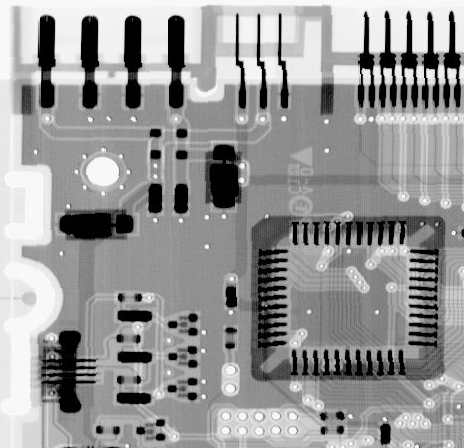
//> input picture C++/DIP/DIP/4-1.tif, 464 x 448 px
$ ./wiener   (built with g++ and OpenCV 4)
//> lines starting //> are read from the running program, lines starting //| are printed output that depends on the picture
#include <opencv2/core/core.hpp>
#include <opencv2/highgui/highgui.hpp>
#include <iostream>

using namespace cv;
using namespace std;

#define eps 0.00000000000000000000001
//Gaussian  Noise --(mu - 3*sig, mu + 3*sig)
double generateGaussianNoise(double mu, double sig)
{

	static double V1, V2, S;
	static int phase = 0;
	double X;

	if (phase == 0) {
		do {
			double U1 = (double)rand() / RAND_MAX;
			double U2 = (double)rand() / RAND_MAX;

			V1 = 2 * U1 - 1;
			V2 = 2 * U2 - 1;
			S = V1 * V1 + V2 * V2;
		} while (S >= 1 || S == 0);

		X = V1 * sqrt(-2 * log(S) / S);
	}
	else
		X = V2 * sqrt(-2 * log(S) / S);

	phase = 1 - phase;

	return X * sig + mu;
}

void addGaussianNoise(Mat& I, double mu, double sig)
{
	int i, j;
	uchar* p;
	for (i = 0; i < I.rows; ++i) {
		p = I.ptr<uchar>(i);
		for (j = 0; j < I.cols; ++j) {
			double val = p[j] + generateGaussianNoise(mu, sig) * 50;
			if (val < 0)
				val = 0;
			if (val > 255)
				val = 255;

			p[j] = (uchar)val;
		}
	}
}
//degradate image
void imageDegradation(Mat& filter, double a, double b, double T) {
	Mat image = Mat(filter.size(), CV_32F),
		real = Mat(filter.size(), CV_32F);

	double u, v;
	for (int i = 0; i < filter.rows; ++i) {
		for (int j = 0; j < filter.cols; ++j) {
			u = i + 1 - floor(filter.rows / 2);
			v = j + 1 - floor(filter.cols / 2);
			double share = CV_PI * (u * a + v * b + eps);
			real.at<float>(i, j) = T / share * sin(share) * cos(share);
			image.at<float>(i, j) = T / share * sin(share) * sin(share) * (-1);
		}
	}
	Mat toMerge[] = { real, image };
	merge(toMerge, 2, filter);
}

void shiftDFT(Mat& fImage)
{
	Mat tmp, q0, q1, q2, q3;

	fImage = fImage(Rect(0, 0, fImage.cols & -2, fImage.rows & -2));

	int cx = fImage.cols / 2;
	int cy = fImage.rows / 2;

	q0 = fImage(Rect(0, 0, cx, cy));
	q1 = fImage(Rect(cx, 0, cx, cy));
	q2 = fImage(Rect(0, cy, cx, cy));
	q3 = fImage(Rect(cx, cy, cx, cy));

	q0.copyTo(tmp);
	q3.copyTo(q0);
	tmp.copyTo(q3);

	q1.copyTo(tmp);
	q2.copyTo(q1);
	tmp.copyTo(q2);
}

Mat create_spectrum_magnitude_display(Mat& complexImg, bool rearrange)
{
	Mat planes[2];

	split(complexImg, planes);
	magnitude(planes[0], planes[1], planes[0]);

	Mat mag = (planes[0]).clone();
	mag += Scalar::all(1);
	log(mag, mag);

	if (rearrange)
	{
		// re-arrange the quaderants
		shiftDFT(mag);
	}

	normalize(mag, mag, 0, 1, CV_MINMAX);

	namedWindow("SinNoiseSpectrum", WINDOW_AUTOSIZE);
	imshow("SinNoiseSpectrum", mag);
	waitKey(0);

	return mag;
}

void createRHFilter(Mat& f, Mat h, Mat dft, double k) {

	Mat hsplit[] = { Mat::zeros(size(f), CV_32F), Mat::zeros(size(f), CV_32F)},
		dftsplit[] = { Mat::zeros(size(f), CV_32F), Mat::zeros(size(f), CV_32F)},
		resplit[] = { Mat::zeros(size(f), CV_32F), Mat::zeros(size(f), CV_32F)};
	split(h, hsplit);
	split(dft, dftsplit);

	for (int i = 0; i < f.rows; ++i) {
		for (int j = 0; j < f.cols; ++j) {
			double hreal = hsplit[0].at<float>(i, j);
			double himag = hsplit[1].at<float>(i, j);
			double dreal = dftsplit[0].at<float>(i, j);
			double dimag = dftsplit[1].at<float>(i, j);

			double square = pow(hreal, 2) + pow(himag, 2);
			//cout << square << endl;
			double divReal = (dreal * hreal + dimag * himag) / square;
			double divImag = (dimag * hreal - dreal * himag) / square;

			resplit[0].at<float>(i, j) = divReal * square / (square + k);
			resplit[1].at<float>(i, j) = divImag * square / (square + k);;
		}
	}
	merge(resplit, 2, f);
}

int main() {

	Mat image = imread("4-1.tif", CV_LOAD_IMAGE_GRAYSCALE);
//> image is the input picture: 448 rows x 464 cols, CV_8UC1; min 0, max 255, mean 150.8
	int M = getOptimalDFTSize(image.rows);
//> M = 450
	int N = getOptimalDFTSize(image.cols);
//> N = 480

	Mat padded, planes[2], complexImg, filter, result;
	copyMakeBorder(image, padded, 0, M - image.rows, 0,
		N - image.cols, BORDER_CONSTANT, Scalar::all(0));
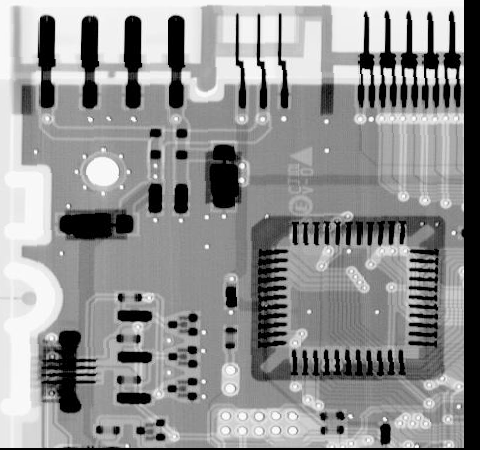
//> padded: 450 rows x 480 cols, CV_8UC1; min 0, max 255, mean 145.1

	planes[0] = Mat_<float>(padded);
	planes[1] = Mat::zeros(padded.size(), CV_32F);
//> planes[1]: 450 rows x 480 cols, CV_32FC1; every value is 0

	merge(planes, 2, complexImg);
	dft(complexImg, complexImg);

	filter = complexImg.clone();

	imageDegradation(filter, 0.1, 0.1, 1);
//> after the loop in imageDegradation, `for (int i = 0; i < filter.rows; ++i)`:
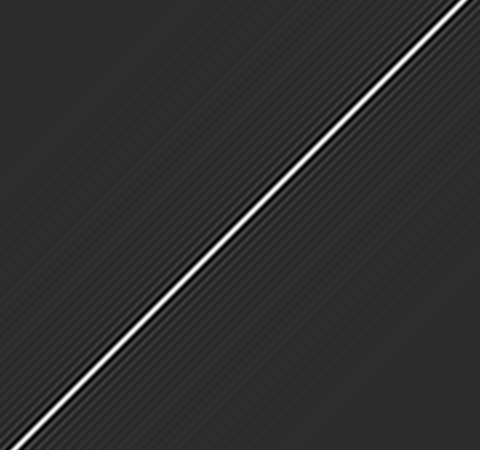
//> real: 450 rows x 480 cols, CV_32FC1; min -0.216, max 1, mean 0.0104; drawn with min black and max white
//> after the loop in imageDegradation, `for (int i = 0; i < filter.rows; ++i)`:
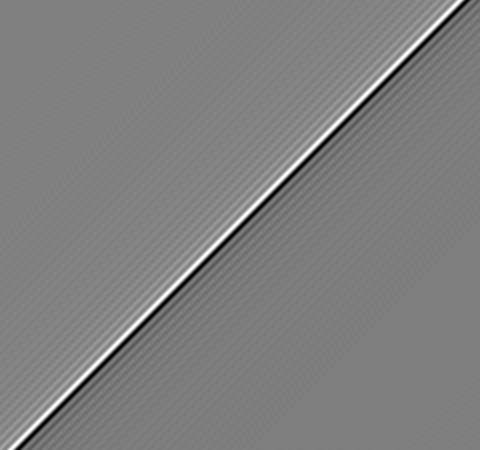
//> image: 450 rows x 480 cols, CV_32FC1; min -0.72, max 0.72, mean -5.08e-05; drawn with min black and max white
	shiftDFT(filter);

	mulSpectrums(complexImg, filter, complexImg, 0);

	//create_spectrum_magnitude_display(complexImg, true);

	idft(complexImg, complexImg);

	split(complexImg, planes);
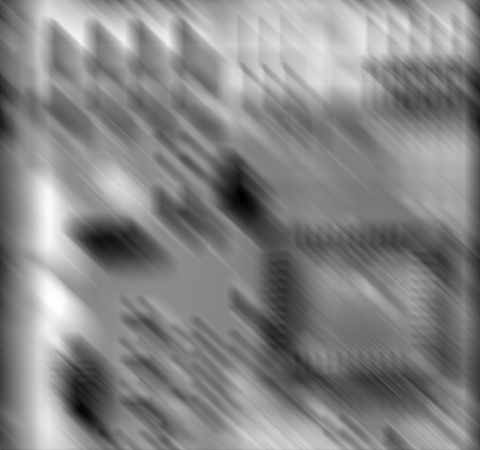
//> planes[0]: 450 rows x 480 cols, CV_32FC1; min 5052414, max 40487752, mean 23717330; drawn with min black and max white
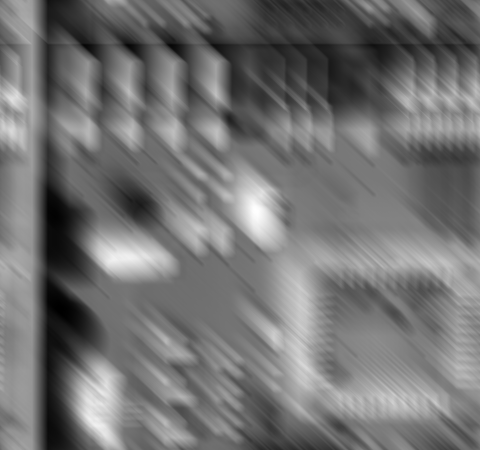
//> planes[1]: 450 rows x 480 cols, CV_32FC1; min -29471074, max -2336253.5, mean -17231646; drawn with min black and max white
	normalize(planes[0], result, 0, 255, NORM_MINMAX);
	//result = result(Rect(0, 0, image.cols, image.rows));
	result.convertTo(result, CV_8U);
//> result: 450 rows x 480 cols, CV_8UC1

	namedWindow("imageDegradation", WINDOW_NORMAL);
	imshow("imageDegradation", result);
	waitKey(0);

	addGaussianNoise(result, 0, 0.3);
	namedWindow("gaussian noise adding", WINDOW_NORMAL);
	imshow("gaussian noise adding", result);
	waitKey(0);

	//restore
	Mat aisle[] = {Mat_<float>(result), Mat::zeros(size(result), CV_32F)};
	Mat imback, rf = filter.clone();
	merge(aisle, 2, imback);

	dft(imback, imback);

	createRHFilter(rf, filter, imback, 0.01);

	idft(rf, rf);

	split(rf, aisle);
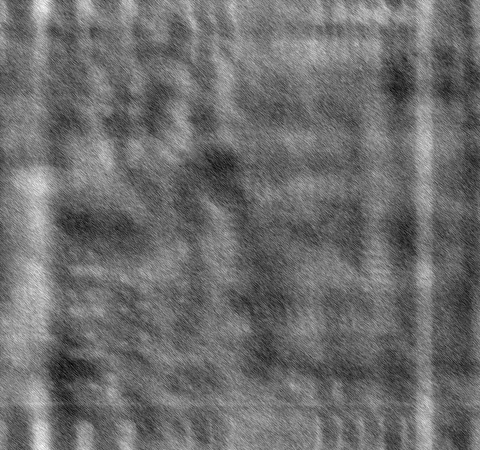
//> aisle[1]: 450 rows x 480 cols, CV_32FC1; min -25321096, max 74879184, mean 17951488; drawn with min black and max white
	normalize(aisle[0], imback, 0, 255, NORM_MINMAX);
	imback.convertTo(imback, CV_8U);
//> imback: 450 rows x 480 cols, CV_8UC1

	imback = imback(Rect(0, 0, image.cols, image.rows));
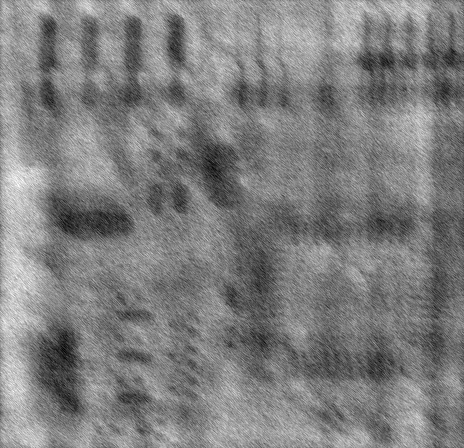
//> imback: 448 rows x 464 cols, CV_8UC1; min 0, max 255, mean 126.5

	namedWindow("restore image", WINDOW_NORMAL);
	imshow("restore image", imback);
	waitKey(0);

	return 0;
}

$ run again, with C++/DIP/DIP/1-1.tif copied over C++/DIP/DIP/4-1.tif
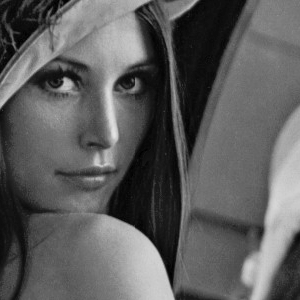
//> input picture C++/DIP/DIP/1-1.tif, 300 x 300 px
//> image is the input picture: 300 rows x 300 cols, CV_8UC1; min 0, max 228, mean 93.3
//> after the loop in createRHFilter, `for (int i = 0; i < f.rows; ++i)`:
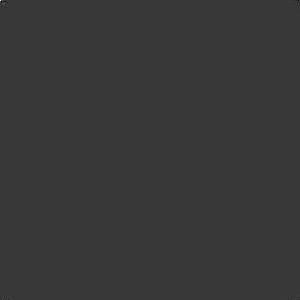
//> resplit[1]: 300 rows x 300 cols, CV_32FC1; min -1710752.8, max 6066789, mean -11.5; drawn with min black and max white
//> `split(rf, aisle);`:
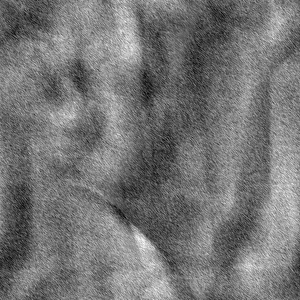
//> aisle[1]: 300 rows x 300 cols, CV_32FC1; min -10932208, max 25924088, mean 6066789; drawn with min black and max white

$ run again, with C++/DIP/DIP/10-1.tif copied over C++/DIP/DIP/4-1.tif
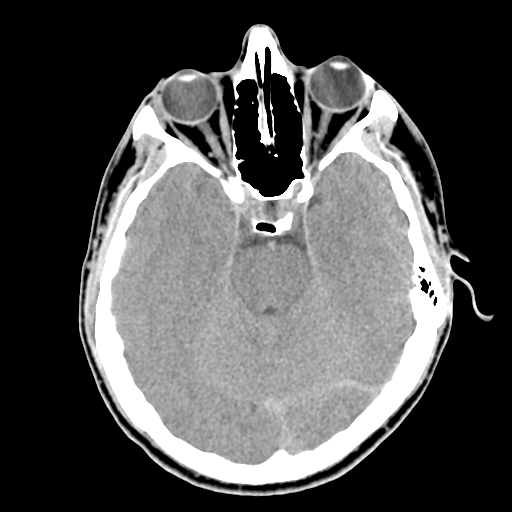
//> input picture C++/DIP/DIP/10-1.tif, 512 x 512 px
//> image is the input picture: 512 rows x 512 cols, CV_8UC1; min 0, max 255, mean 80.4
//> after the loop in imageDegradation, `for (int i = 0; i < filter.rows; ++i)`:
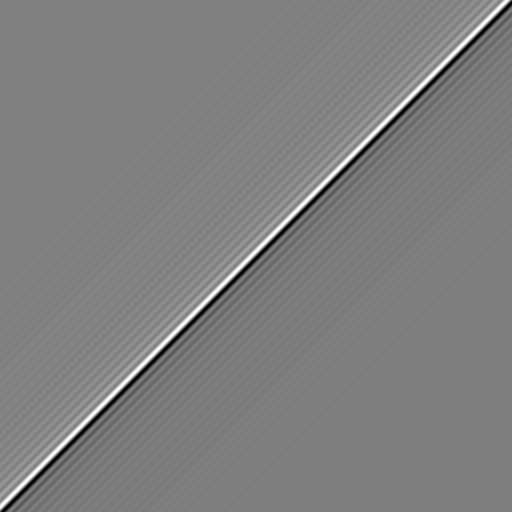
//> image: 512 rows x 512 cols, CV_32FC1; min -0.72, max 0.72, mean -7.69e-05; drawn with min black and max white
//> `split(rf, aisle);`:
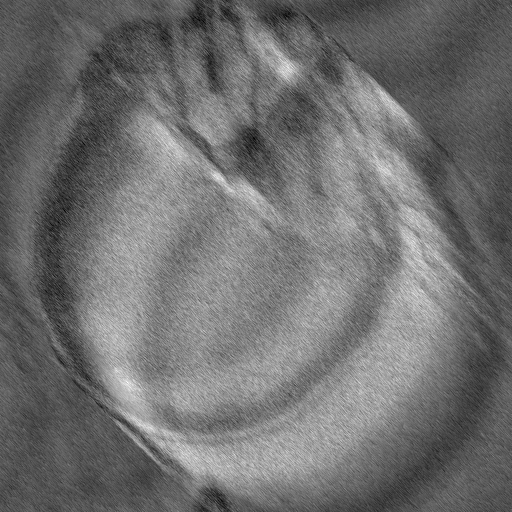
//> aisle[1]: 512 rows x 512 cols, CV_32FC1; min -37520896, max 78369208, mean 13483523; drawn with min black and max white
